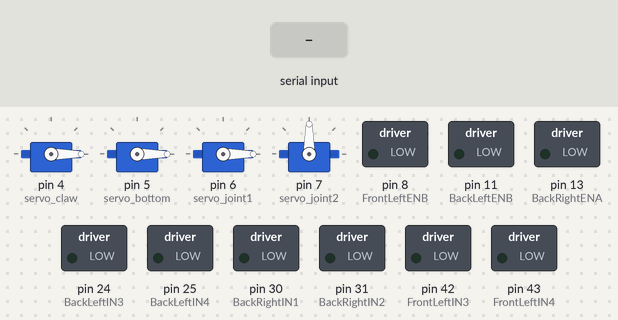
This sketch was run on a simulated Arduino Mega 2560, built with avr-gcc and run on an emulated ATmega2560. Parts: 4 × servo, switched loads named in the sketch (green lamp = pin HIGH). The inputs (shaded band) are chosen by the test bench. What the sketch prints to the serial monitor is not drawn.

Above: at 1.2 s.
1.3 s: "Z" received over Serial
At 1.77 s:
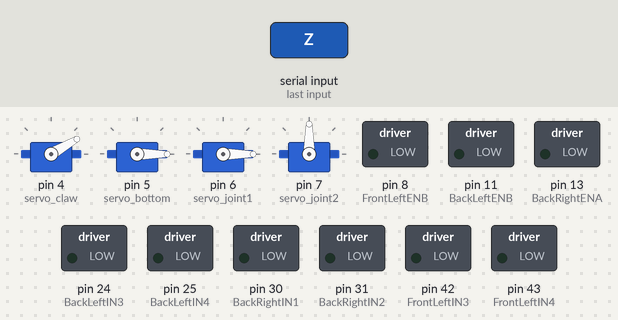
4.3 s: byte 72 ('H') received over Serial
At 5.1 s:
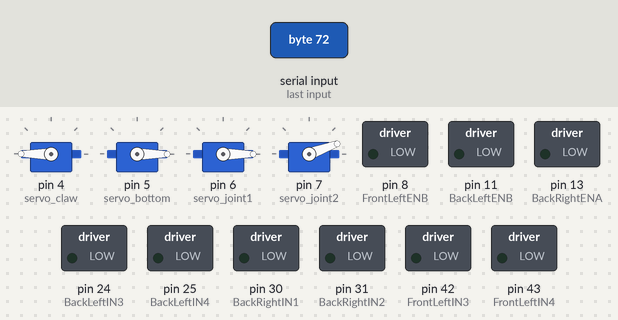
5.8 s: byte 86 ('V') received over Serial
At 6.1 s:
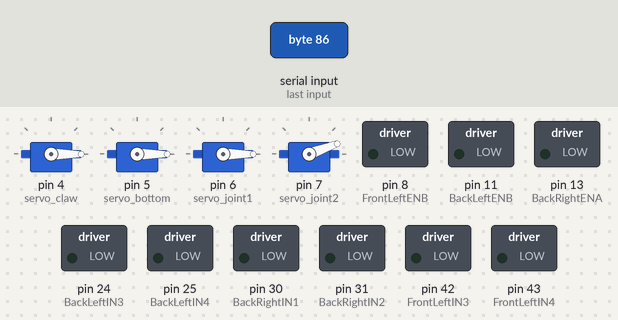
7.3 s: "C" received over Serial
At 7.77 s:
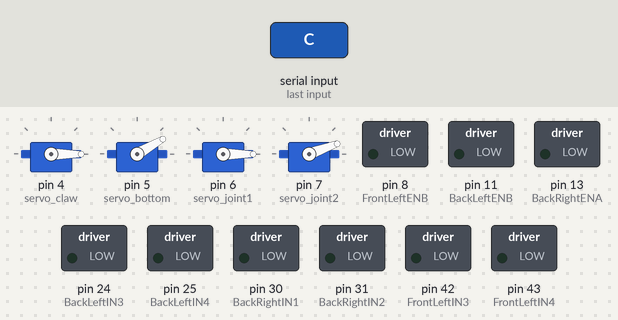
10.3 s: byte 104 ('h') received over Serial
At 10.9 s:
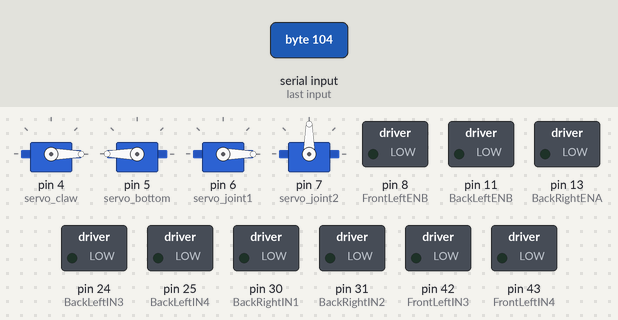
11.8 s: "c" received over Serial
At 12.26 s:
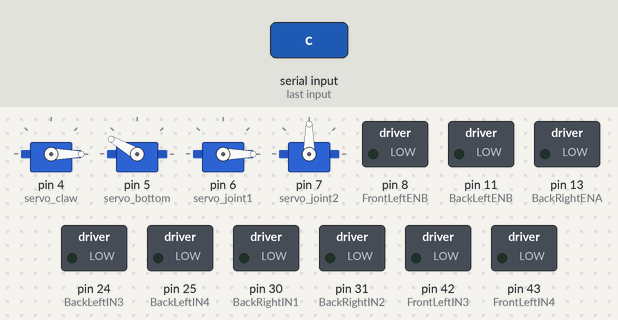
Timing chart, 0 to 15.8 s (numbered marks = the images above; inputs shaded):
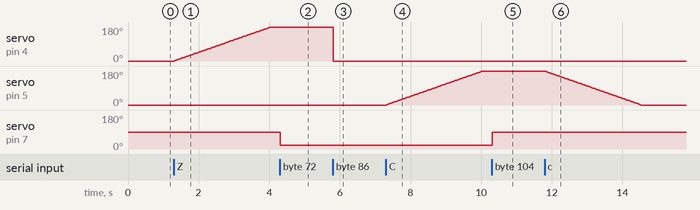

The sketch:

ArduinoCarCode.ino
```cpp
#include <Servo.h>

// Motor Front Right wiring
#define FrontRightENA  10
#define FrontRightIN1  36
#define FrontRightIN2  37

// Motor Front Left wiring
#define FrontLeftENB  8
#define FrontLeftIN3  42
#define FrontLeftIN4  43

// Motor Back Right wiring
#define BackRightENA  13
#define BackRightIN1  30
#define BackRightIN2  31

// Motor Back left wiring
#define BackLeftENB  11
#define BackLeftIN3  24
#define BackLeftIN4  25

#define MAX_SPEED 70

signed int diraction = 0  ;
signed int is4X4  = 0 ;


signed int base_pos  = 0 ;
signed int axe1_pos  = 0 ;
signed int axe2_pos  = 0 ;
signed int hand  = 0 ;
signed int iniatalisation  = 0 ;


String command = "" ;
char cmd ;
Servo servo_claw;
Servo servo_bottom;
Servo servo_joint1;
Servo servo_joint2;

void setup() {

  Serial.begin(9600);

    pinMode(FrontRightENA, OUTPUT);
    pinMode(FrontRightIN1, OUTPUT);
    pinMode(FrontRightIN2, OUTPUT);

    pinMode(FrontLeftENB, OUTPUT);
    pinMode(FrontLeftIN3, OUTPUT);
    pinMode(FrontLeftIN4, OUTPUT);

    pinMode(BackRightENA, OUTPUT);
    pinMode(BackRightIN1, OUTPUT);
    pinMode(BackRightIN2, OUTPUT);

    pinMode(BackLeftENB, OUTPUT);
    pinMode(BackLeftIN3, OUTPUT);
    pinMode(BackLeftIN4, OUTPUT);

    digitalWrite(FrontRightIN1, LOW);
    digitalWrite(FrontRightIN2, LOW);

    digitalWrite(FrontLeftIN3, LOW);
    digitalWrite(FrontLeftIN4, LOW);

    digitalWrite(BackRightIN1, LOW);
    digitalWrite(BackRightIN2, LOW);

    digitalWrite(BackLeftIN3, LOW);
    digitalWrite(BackLeftIN4, LOW);

    servo_claw.attach(4);
    servo_bottom.attach(5);
    servo_joint1.attach(6);
    servo_joint2.attach(7);


}
void loop(){
    StartViaBluetooth();
}
void StartViaSerialMonitor(){
  if (GetCMDs_SerialMonitor()){

      Navigate(diraction, 80);
      if (iniatalisation)
      Init();
      else
      move(base_pos,axe1_pos,axe2_pos);

    }else {
      Serial.println("Invalide Command");
    }
}
void StartViaBluetooth(){


  if (Serial.available() > 0 ){

        cmd = Serial.read();
        Serial.print("Recive : ");
        Serial.println(cmd);
        ConvertCmd(cmd);
        Navigate(diraction, 120);
        openArm(hand);

    }else {
      Serial.println(cmd);
      ConvertCmd(cmd);
      move(base_pos,axe1_pos,axe2_pos);
     }
}
void ConvertCmd(char cmd ){

  switch(cmd)
    {

      case 'F' :
                diraction = 1 ;
                break ;
      case 'B' :
                diraction = 2 ;
                break ;
      case 'R' :
                diraction = 3 ;
                break ;
      case 'L' :
                diraction = 4 ;
                break ;
      case 'S' :
                diraction = 0 ;
                break ;
      case 'Z' :
                base_pos++ ;
                if ( base_pos >= 180 ) base_pos = 180 ;
                break ;
      case 'z' :
                base_pos-- ;
                if ( base_pos <= 0 )  base_pos = 0 ;
                break ;
      case 'C' :
                axe1_pos++ ;
                if ( axe1_pos >= 180 ) axe1_pos = 180 ;
                break ;
      case 'c' :
                axe1_pos-- ;
                if ( axe1_pos <= 0 )  axe1_pos = 0 ;
                break ;
      case 'D' :
                axe2_pos++ ;
                if ( axe2_pos >= 180 ) axe2_pos = 180 ;
                break ;
      case 'd' :
                axe2_pos--;
                if ( axe2_pos <= 0 )  axe2_pos = 0 ;
                break ;
      case 'H' :
                hand  = 1 ;
                break ;
      case 'V' :
                base_pos  = 0 ;
                break ;
      case 'N' :
                axe1_pos  = 0 ;
                break ;
      case 'T' :
                axe2_pos  = 0 ;
                break ;
      case 'h' :
                hand = 0 ;
                break ;
      case 'I' :
                Init();
                break ;
      default :
                diraction = 0 ;
                break ;
    }
}
int GetCMDs_SerialMonitor(){

  Serial.println("FORMAT : DIRACTION,MODE,(BASE,AXE1,AXE2,HAND(0/1))");
  while(Serial.available() == 0){
      }

  command = Serial.readString();
  int parsedCount = sscanf(command.c_str(), "%d,%d,(%d,%d,%d,%d),%d", &diraction, &is4X4, &base_pos,&axe1_pos,&axe2_pos,&hand,&iniatalisation);

      if (parsedCount == 7) {
          Serial.println("---------------------");
          Serial.println("  Parsed values:");
          Serial.print("      DIRACTION : ");
          Serial.println(diraction);
          Serial.print("      is In Mode 4X4 : ");
          if (is4X4) Serial.println("Yes"); else Serial.println("No");
          Serial.print("      Base Position  : ");
          Serial.println(base_pos);
          Serial.print("      AXE1 Position  : ");
          Serial.println(axe1_pos);
          Serial.print("      AXE2 Position  : ");
          Serial.println(axe2_pos);
          Serial.print("      HAND Position  : ");
          if (hand) Serial.println("Open"); else Serial.println("Close");
          Serial.print("      Init State  : ");
          if (iniatalisation) Serial.println("inialisation"); else Serial.println("No inialisation");
          Serial.println("---------------------");
          return 1 ;
          } else {
          // Parsing was not successful
          Serial.println("Error parsing values.");
          return -1 ;
          }

}
void move(int base , int axe1 , int axe2){


  if ( base <= 0 )  base = 0 ;
  if ( axe1 <= 0 )  axe1 = 0 ;
  if ( axe2 <= 0 )  axe2 = 0 ;

  if ( base >= 180 ) base = 180 ;
  if ( axe1 >= 180 ) axe1 = 180 ;
  if ( axe2 >= 180 ) axe2 = 180 ;

  servo_claw.write(base);
  servo_bottom.write(axe1);
  servo_joint1.write(axe2);

  delay(15);

}
void openArm(int hand){
    if (hand) servo_joint2.write(20); else servo_joint2.write(90);
}
void Init(){

  servo_claw.write(90);
  servo_bottom.write(0);
  servo_joint1.write(0);
  servo_joint2.write(0);
  delay(15);
}
void Backward(int IN1 , int IN2 , int EN , int motorSpeed ){

    digitalWrite(IN1, LOW);
    digitalWrite(IN2, HIGH);
    analogWrite(EN, motorSpeed);

}
void Run2X4Backward(int motorSpeed ){

    Serial.println("Run2X4Backward");
    Backward(BackRightIN1, BackRightIN2, BackRightENA,motorSpeed);
    Backward(BackLeftIN3, BackLeftIN4, BackLeftENB,motorSpeed);

}
void Run4X4Backward(int motorSpeed ){

    Backward(FrontRightIN1, FrontRightIN2, FrontRightENA,motorSpeed);
    Backward(FrontLeftIN3, FrontLeftIN4, FrontLeftENB,motorSpeed);

    Backward(BackRightIN2, BackRightIN1, BackRightENA,motorSpeed);
    Backward(BackLeftIN3, BackLeftIN4, BackLeftENB,motorSpeed);

}
void Forward(int IN1 , int IN2 , int EN , int motorSpeed ){

  digitalWrite(IN1, HIGH);
  digitalWrite(IN2, LOW);
  analogWrite(EN, motorSpeed);

}
void Run2X4Forward(int motorSpeed ){
    Serial.println("Run2X4Forward");
    Forward(BackRightIN1, BackRightIN2, BackRightENA,motorSpeed);
    Forward(BackLeftIN4, BackLeftIN3, BackLeftENB,motorSpeed);
}
void Run4X4Forward(int motorSpeed ){

    Forward(FrontRightIN1, FrontRightIN2, FrontRightENA,motorSpeed);
    Forward(FrontLeftIN3, FrontLeftIN4, FrontLeftENB,motorSpeed);

    Forward(BackRightIN2, BackRightIN1, BackRightENA,motorSpeed);
    Forward(BackLeftIN3, BackLeftIN4, BackLeftENB,motorSpeed);
}
void Stop(int IN1 , int IN2 , int EN ) {


    digitalWrite(IN1, LOW);
    digitalWrite(IN2, LOW);
    analogWrite(EN, Speed(0));

}
void StopAll(){

    Stop(FrontRightIN1, FrontRightIN2, FrontRightENA);
    Stop(FrontLeftIN3, FrontLeftIN4, FrontLeftENB);

    Stop(BackRightIN1, BackRightIN2, BackRightENA);
    Stop(BackLeftIN3, BackLeftIN4, BackLeftENB);
}
void TurnLeft(int motorSpeed){

  Serial.println("Turn Left :");

    Forward(FrontRightIN1, FrontRightIN2, FrontRightENA,motorSpeed);
    Forward(BackRightIN1, BackRightIN2, BackRightENA,motorSpeed);

    Backward(FrontLeftIN3, FrontLeftIN4, FrontLeftENB,motorSpeed);
    Backward(BackLeftIN4, BackLeftIN3, BackLeftENB,motorSpeed);


}
void TurnRight(int motorSpeed){

  Serial.println("Turn Right :");


    Backward(FrontRightIN1, FrontRightIN2, FrontRightENA,motorSpeed);
    Backward(BackRightIN1, BackRightIN2, BackRightENA,motorSpeed);

    Forward(FrontLeftIN3, FrontLeftIN4, FrontLeftENB,motorSpeed);
    Forward(BackLeftIN4, BackLeftIN3, BackLeftENB,motorSpeed);

}
int Speed(int b) {
  return map(b, 0, 100, 0, 255);
}
void Navigate(int cmd , int speed ){

  switch(cmd) {

        case 1  :
                Run4X4Forward(speed);

                break ;
        case 2  :
                Run4X4Backward(speed);
                break ;
        case 3 :
                TurnRight(speed);
                break ;
        case 4 :
                TurnLeft(speed);
                break ;
        default :
                Serial.println( "Invald diraction !!");
                StopAll();
                break ;
    }
}
```

Measured:
- after the input at 1.3 s, servo on pin 4 (servo_claw): moves from 0° to 180° over 2.7 s, starting at once
- after the input at 4.3 s, servo on pin 7 (servo_joint2): 90° → 20° at once
- after the input at 5.8 s, servo on pin 4 (servo_claw): 180° → 0° at once
- after the input at 7.3 s, servo on pin 5 (servo_bottom): moves from 0° to 180° over 2.7 s, starting at once
- after the input at 10.3 s, servo on pin 7 (servo_joint2): 20° → 90° at once
- after the input at 11.8 s, servo on pin 5 (servo_bottom): moves from 180° to 0° over 2.7 s, starting at once
